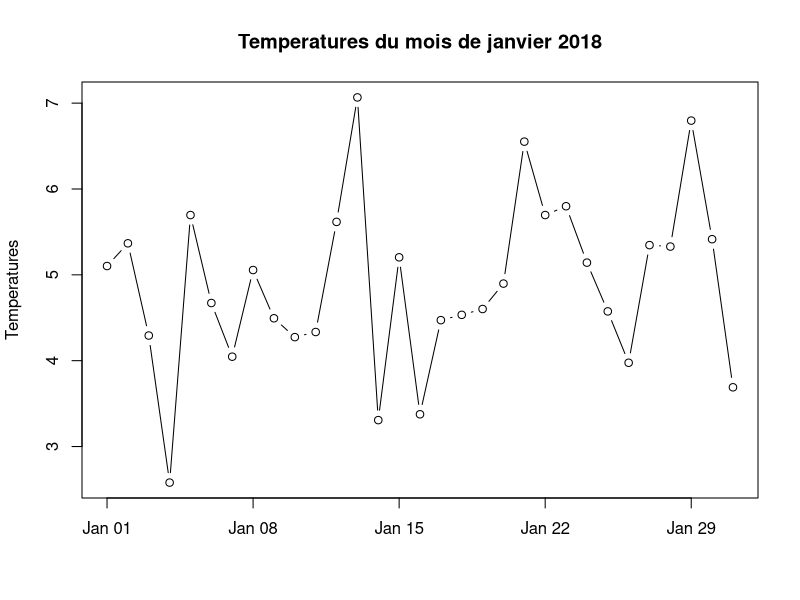
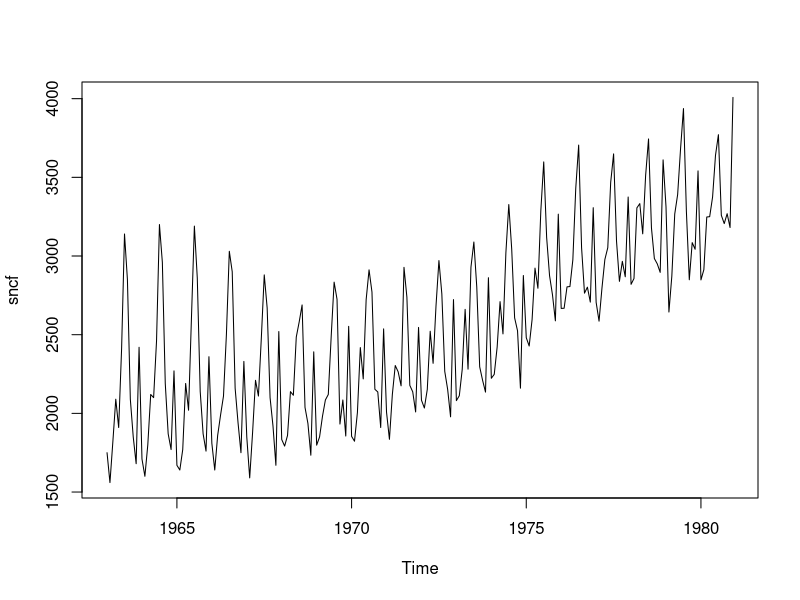
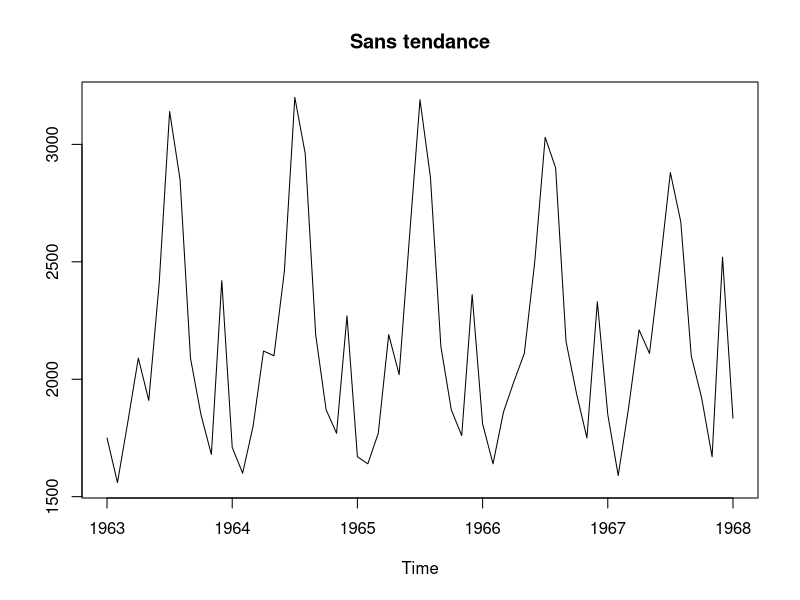
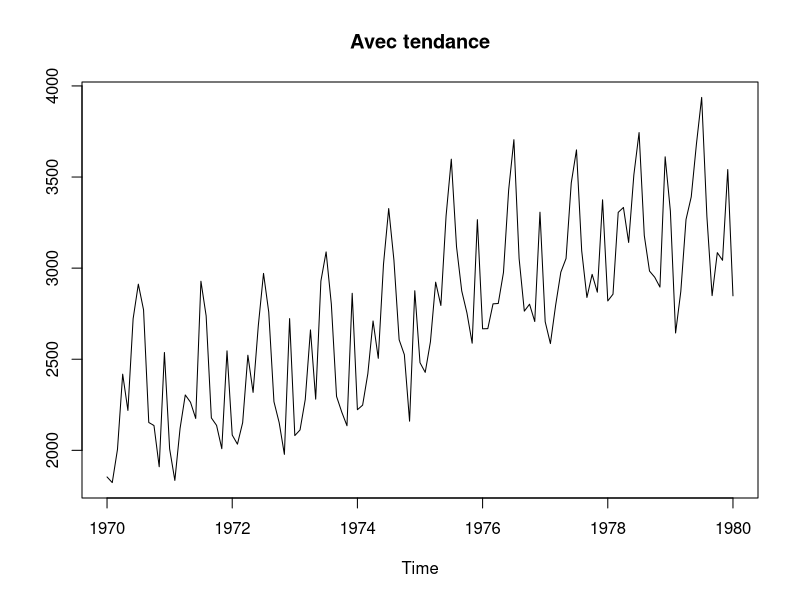
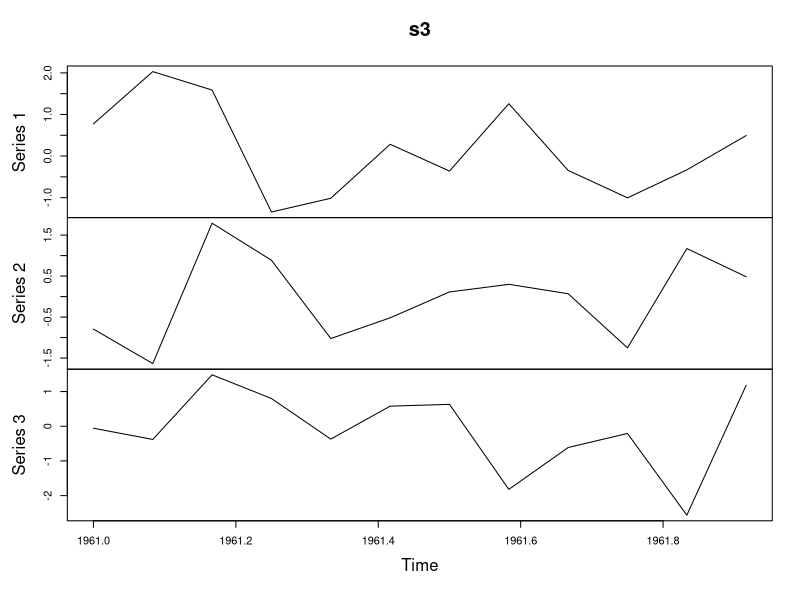
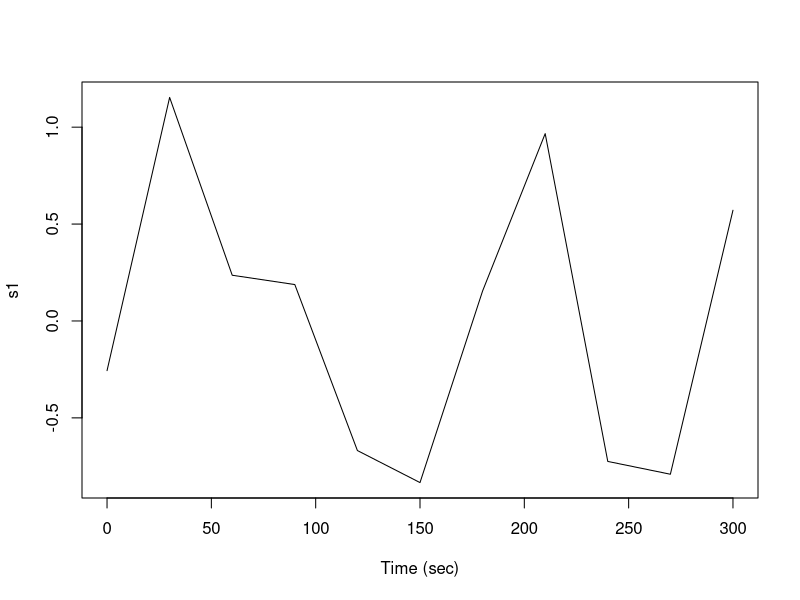
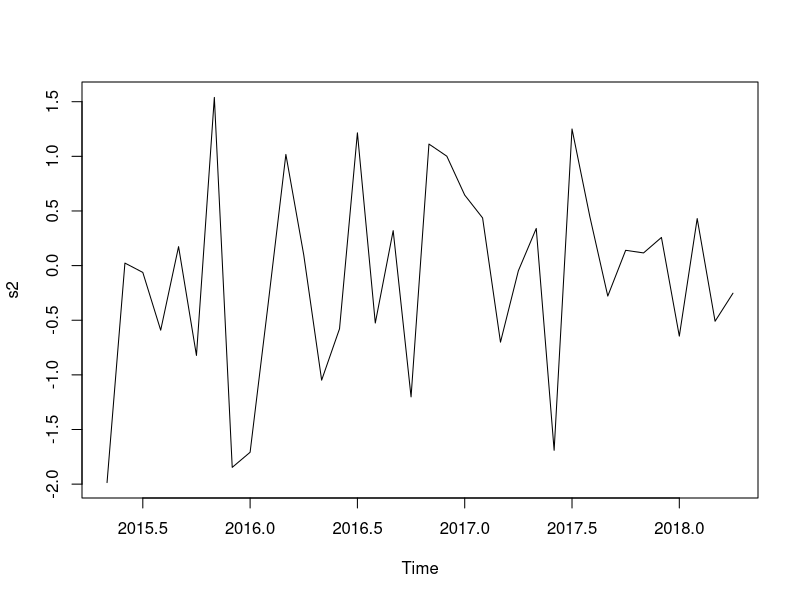
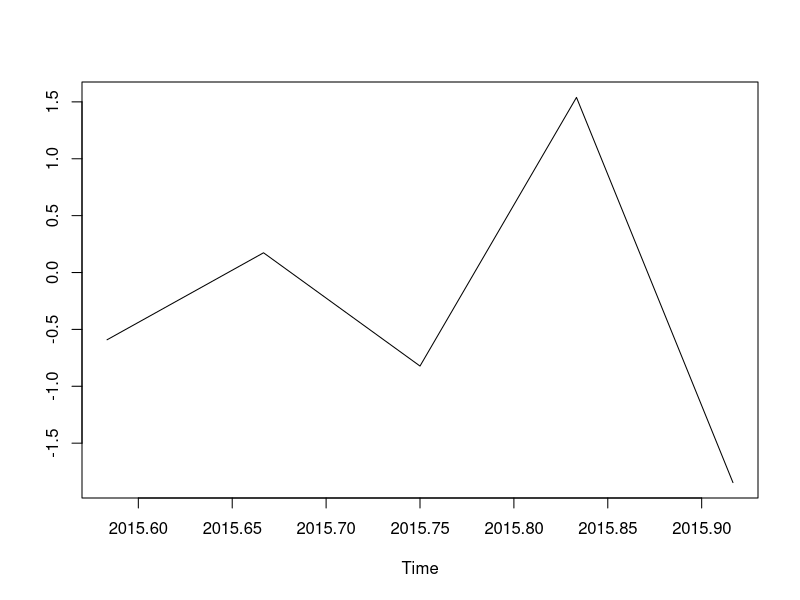

Generate these figures, in order, with R:
## ---- chunk 1
date()
## ---- chunk 2
dates = c("17/02/18", "27/02/18", "14/01/18", "28/02/18")
dates
## ---- chunk 3
class(dates)
## ---- chunk 4
dates = as.Date(dates)
print(class(dates))
dates
## ---- chunk 5
dates <- as.Date(dates, "%d/%m/%y")
dates
## ---- chunk 6
difftime(dates[1], dates[4])
## ---- chunk 7
difftime(dates[1], dates[4],units = "s")
## ---- chunk 8
d1 <- seq(from = as.Date("01/01/18", "%d/%m/%y"), by = "day",length.out = 31)
d1
## ---- chunk 9
d2 <- seq(from = as.Date("01/01/18", "%d/%m/%y"), by = "month",length.out = 12)
d2
## ---- chunk 10
d3<-seq(from=as.Date("01/01/18","%d/%m/%y"),to= as.Date("31/01/18","%d/%m/%y"),
length.out=15)
d3
## ---- chunk 11
print(length(d1))
d1
## ---- chunk 12
temperatures <- rnorm(length(d1), mean = 5)
temperatures
## ---- chunk 13
plot(x=d1, y=temperatures, type="b",xlab="",ylab="Temperatures",
main="Temperatures du mois de janvier 2018")
## ---- chunk 14
data_sncf = read.table("data/SNCF-Mens.txt",header=TRUE,encoding="utf-8")
data_sncf
## ---- chunk 15
sncf = ts(data=data_sncf$Traffic, start=c(1963,1), frequency = 12)
sncf
## ---- chunk 16
plot(sncf)
## ---- chunk 17
plot(window(sncf,start=c(1963,1), end=c(1968,1)),main="Sans tendance", ylab="")
## ---- chunk 18
plot(window(sncf,start=c(1970,1), end=c(1980,1)),main="Avec tendance", ylab="")
## ---- chunk 19
SNCF = read.csv("data/TraficSNCF.csv", sep=";")
SNCF
## ---- chunk 20
SNCF = ts(SNCF)
## ---- chunk 21
tmp = rnorm(36)
tmp 
## ---- chunk 22
matrix(tmp,12,3)
## ---- chunk 23
s3 = ts(matrix(rnorm(36),12,3), start = c(1961,1), frequency = 12)
s3
## ---- chunk 24
plot(s3)
## ---- chunk 25
temperatures
## ---- chunk 26
temperature <- ts(data = temperatures, start = 0, end = 31)
temperature
## ---- chunk 27
class(temperature)
## ---- chunk 28
s1 <- ts(data=rnorm(11),start=0, end=5*60, frequency= 1/30)
s1
## ---- chunk 29
plot(s1, xlab="Time (sec)")
## ---- chunk 30
s2 <- ts(data = rnorm(36), start = c(2015,1), frequency = 12)
s2
## ---- chunk 31
s2 <- ts(data = rnorm(36), start = c(2015,5), frequency = 12)
s2
## ---- chunk 32
plot(s2)
## ---- chunk 33
plot(window(s2,start=c(2015,8),end=c(2015,12)),ylab="")
## ---- chunk 34
s3 = ts( matrix(rnorm(36), 12, 3), start = c(1961,1), frequency = 12)
s3
## ---- chunk 35
plot(s3)
## ---- chunk 36
s2
## ---- chunk 37
plot(s2)
## ---- chunk 38
diff(s2, lag=1)
## ---- chunk 39
s2[2] - s2[1]
## ---- chunk 40
data(co2)
co2
## ---- chunk 41
plot(co2)
## ---- chunk 42
decomp <- decompose(co2)
attributes(decomp)
## ---- chunk 43
plot(decomp)
## ---- chunk 44
recomp <- decomp$trend + decomp$seasonal
par(mfcol=c(2,1))
plot(recomp)
plot(co2)
